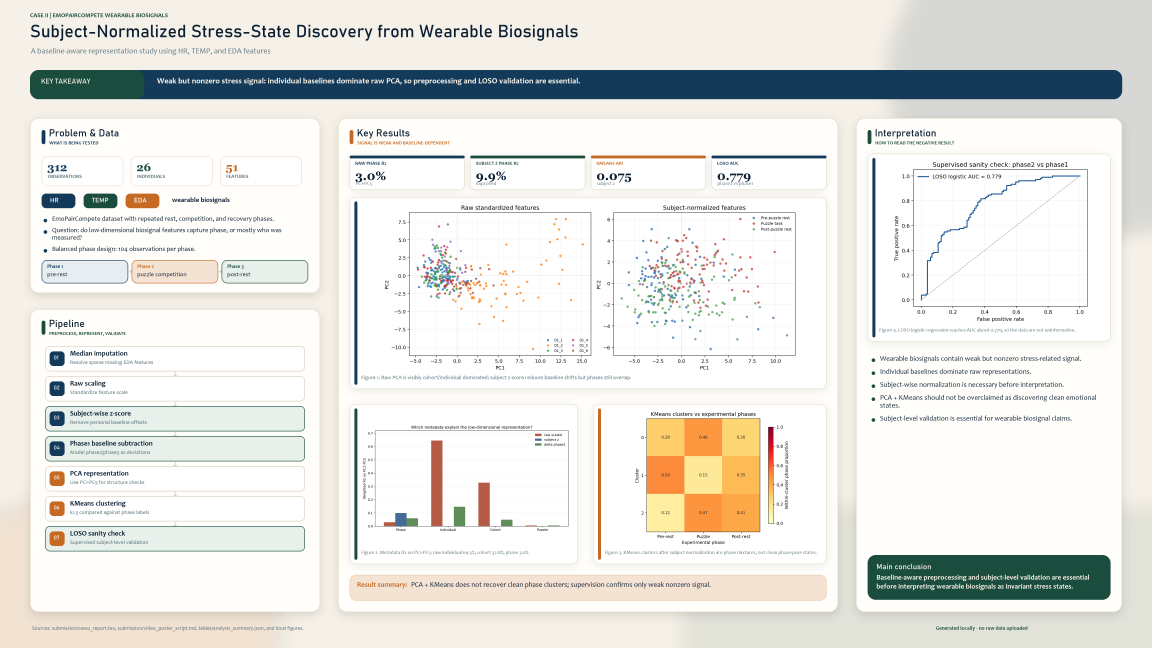
#> input picture submission/case2_academic_poster.png, 5760 x 3240 px, found by its file name (shown at 1/5 size)
$ python -i build_academic_poster.py   (imports and definitions only)
#> lines starting #> are read from the running program, lines starting #| are printed output that depends on the picture; after the words box and inside, x2 and y2 are one past the last pixel; in counts of white or black regions, pixels touching at a corner belong together
from __future__ import annotations

import csv
import json
from pathlib import Path

from PIL import Image, ImageChops, ImageDraw, ImageFilter, ImageFont


BASE_DIR = Path(__file__).resolve().parent
FIG_DIR = BASE_DIR / "figures"
TABLE_DIR = BASE_DIR / "tables"

OUT_PNG = BASE_DIR / "case2_academic_poster.png"
OUT_PDF = BASE_DIR / "case2_academic_poster.pdf"

W, H = 5760, 3240
DPI = 300

COLORS = {
    "bg": "#F6F1E8",
    "card": "#FFFEFA",
    "card2": "#FBF7EF",
    "ink": "#0B1F33",
    "muted": "#59707A",
    "blue": "#143A5A",
    "green": "#1B4D3E",
    "orange": "#C66A23",
    "sand": "#EADFCB",
    "line": "#D8CCB8",
    "pale_blue": "#E6EEF2",
    "pale_green": "#E7F0EA",
    "pale_orange": "#F4E2D2",
}


def font_path(name: str) -> str:
#> called with name = 'bahnschrift.ttf'
    candidates = [
        Path(r"C:\Windows\Fonts") / name,
        Path("/usr/share/fonts/truetype/dejavu") / name,
    ]
    for path in candidates:
        if path.exists():
            return str(path)
    return str(Path(r"C:\Windows\Fonts\arial.ttf"))


FONT_TITLE = font_path("bahnschrift.ttf")
FONT_BODY = font_path("Candara.ttf")
FONT_BODY_BOLD = font_path("Candarab.ttf")
FONT_SERIF_BOLD = font_path("georgiab.ttf")
#> in load_figure, `white = Image.new("RGBA", image.size, (255, 255, 255, 255))`: white: PIL image 5760x3240 RGBA; every value is 255


# [6 lines left out: function fnt, not called in this run]


def text_len(draw: ImageDraw.ImageDraw, text: str, font: ImageFont.FreeTypeFont) -> float:
    return draw.textlength(text, font=font)


# [88 lines left out: functions wrap_text, draw_wrapped, shadow_box, draw_section_header, draw_bullets, not called in this run]


def load_summary() -> dict:
    with open(TABLE_DIR / "analysis_summary.json", "r", encoding="utf-8") as fh:
        return json.load(fh)


def load_metric_csv(path: Path) -> list[dict[str, str]]:
    with open(path, "r", encoding="utf-8", newline="") as fh:
        return list(csv.DictReader(fh))


# [12 lines left out: functions metric_lookup, model_lookup, not called in this run]


def pct(value: float) -> str:
    return f"{100 * value:.1f}%"


def trim_white(image: Image.Image, border: int = 14) -> Image.Image:
#> called with border = 14
    rgb = image.convert("RGB")
#> rgb is the input picture: PIL image 5760x3240 RGB; mean R, G, B 229.8, 229.5, 224.9
    bg = Image.new("RGB", rgb.size, (255, 255, 255))
#> bg: PIL image 5760x3240 RGB; every value is 255
    diff = ImageChops.difference(rgb, bg).convert("L")
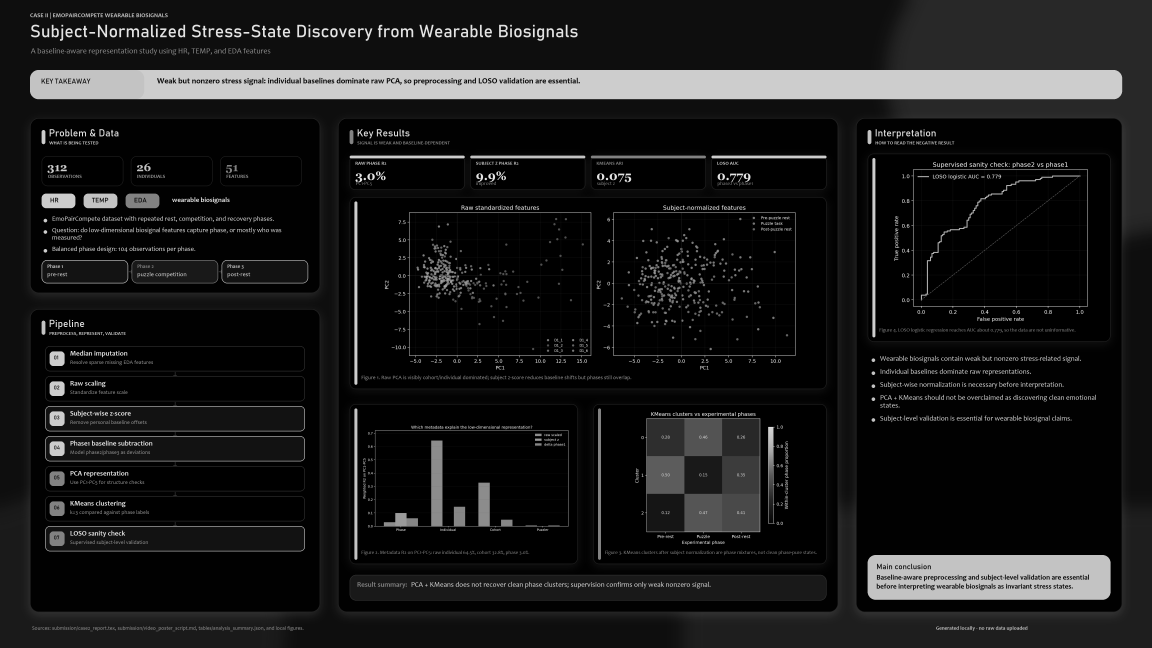
#> diff: PIL image 5760x3240 L (shown at 1/5 size); min 0, max 255, mean 25.9
    mask = diff.point(lambda p: 255 if p > 8 else 0)
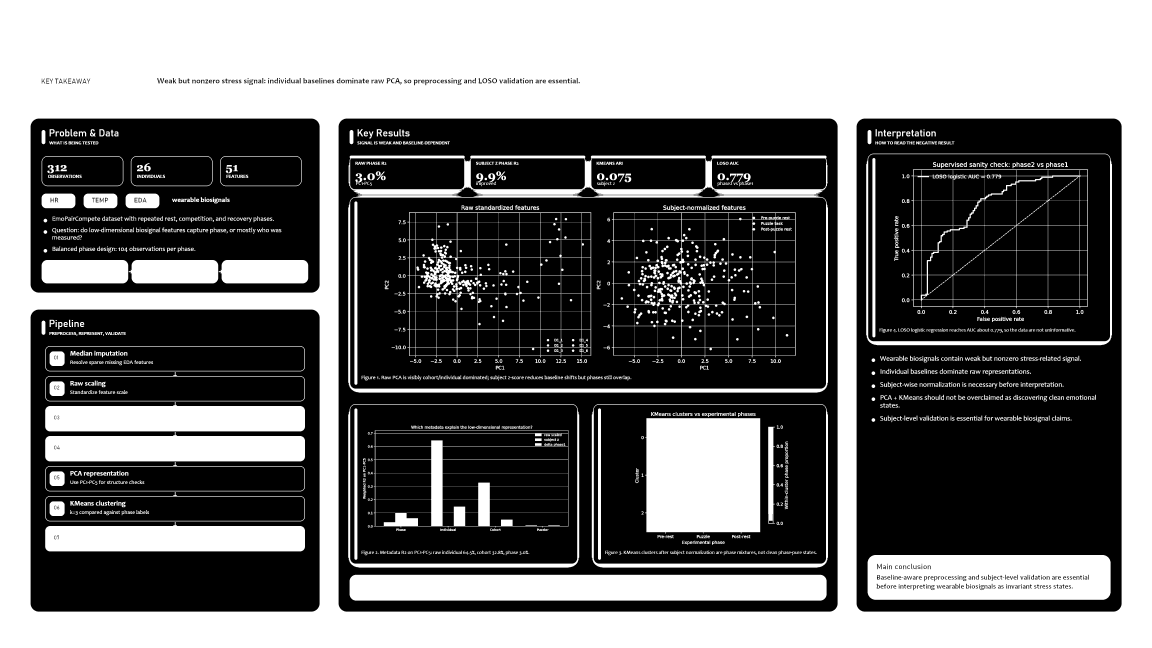
#> mask: PIL image 5760x3240 L (shown at 1/5 size); 44.4% white; 2579 white regions (350 under 20 px), largest, box (x1, y1, x2, y2) and area: (0, 0, 5760, 3240) 5792492, (3225, 2091, 3801, 2668) 324438, (1748, 2874, 4133, 3003) 306745
    bbox = mask.getbbox()
#> bbox = (0, 0, 5760, 3240)
    if not bbox:
        return rgb
    left, top, right, bottom = bbox
#> left = 0; top = 0; right = 5760; bottom = 3240
    left = max(0, left - border)
    top = max(0, top - border)
    right = min(rgb.width, right + border)
    bottom = min(rgb.height, bottom + border)
    return rgb.crop((left, top, right, bottom))


def load_figure(name: str) -> Image.Image:
    image = Image.open(FIG_DIR / name).convert("RGBA")
    white = Image.new("RGBA", image.size, (255, 255, 255, 255))
    white.alpha_composite(image)
    return trim_white(white.convert("RGB"))


# [304 lines left out: functions paste_fit, figure_panel, draw_metric_card, draw_phase_timeline, draw_pipeline, build, not called in this run]


# [2 lines not run here, left out]

>>> result = load_figure('case2_academic_poster.png')
